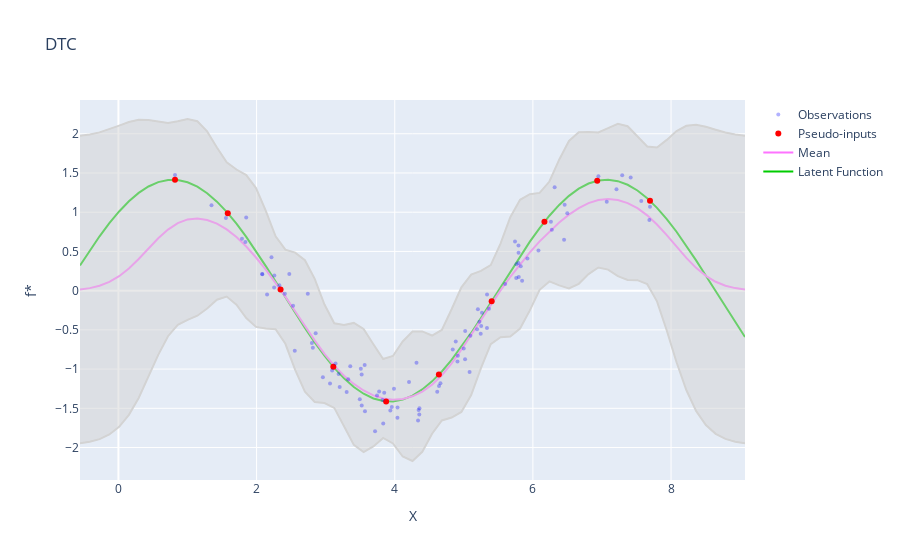

Here is the notebook cell this chart was saved with:
### Markdown cell above
## DTC

### Code cell
model3 = DTC(X, y, p_optimized=True)
mean3, cov3 = model3.predict(X_pred.clone())

visualize(X, y, X_pred, f, mean3, cov3, p_inputs=model3.pseudo_inputs, title="DTC")
